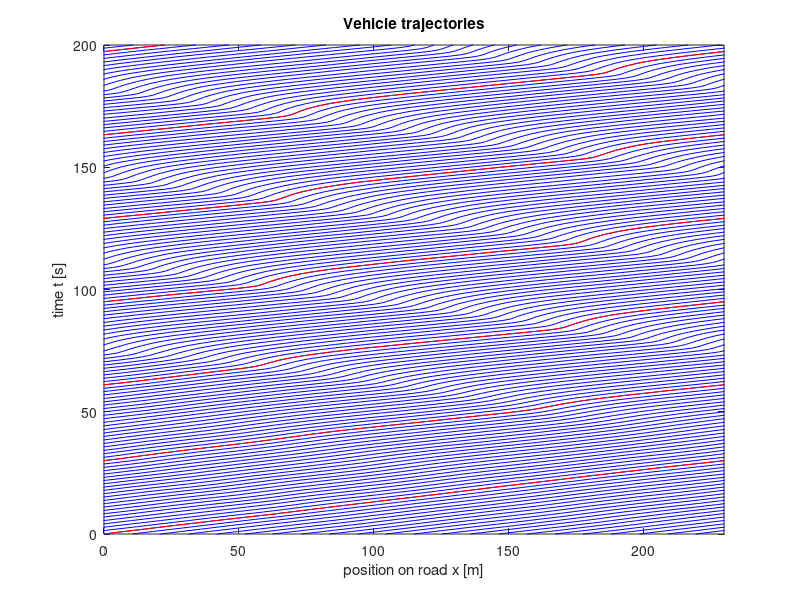

This chart was generated by the following MATLAB code:
function micro_model_human_driver_behavior_circular_road
%   Considers the Aw-Klar-Materne-Rascle model, which is a
%   combination of the follow-the-leader model and the
%   optimal-velocity model:
%      x_j'' = b*(x_{j+1}'-x_j')/(x_{j+1}-x_j)^2
%            + a*(V(x_{j+1}-x_j)-x_j')
%   The model is initialized with a uniform flow initial state.
%   Over the course of the evolution, random perturbations are added
%   to the vehicle velocities in periodic intervals. The trajectories
%   of all vehicles are plotted. The parameters of the model (and the
%   noise) are found so that the results reproduce the characteristic
%   behavior of a true traffic experiment (2008).
%   All units are standard SI units.
%
%   (C) 2015/06/24 by Benjamin Seibold and Hannah Pohlmann

%------------------------------------------------------------------------
% Parameters defining geometry (in space and time)
%------------------------------------------------------------------------
L = 230; % length of circular road [m]
l = 4.5; % length of each vehicle [m]
n = 22; % number of vehicles
tf = 200; % final time of trajectory computation [s]
dt_plot = .5; % size of plotting steps [s]
%------------------------------------------------------------------------
% Parameters defining the model
%------------------------------------------------------------------------
Vm = 35/3.6; % maximum velocity for optimal velocity function [m/s]
d0 = 2.23; % reference vehicle distance [m]
V = @(d) (tanh(d/d0-2)+tanh(2))/(1+tanh(2))*Vm; % optimal vel. fct. [m/s]
% Note: Vm, d0 chosen s.t. initial velocity at equilibirum point.
a = .5; % optimal velocity strength [1/s]
b = 20; % follow-the-leader strength [m^nu/s]
nu = 2; % power of distance in denominator of follow-the-leader term
dt_noise = 2; % time between two applications of noise [s]
sigma = .25; % total amount of noise per second [m/s^2]

%------------------------------------------------------------------------
% Derived parameters and functions
%------------------------------------------------------------------------
d = (L/n)-l; % initial distance between adjacent vehicles
p = 0:(d+l):(d+l)*(n-1); % initial positions of vehicles
v = p*0+V(d); % initial velocities of vehicles
dV = @(d) (V(d+1e-7)-V(d-1e-7))/2e-7; % slope of opt. vel. fct. at equil.
fprintf('Microscopic model (AKMR) on circular road of length %gm.\n',L)
fprintf('%d vehicles; space between vehicles: %0.3gm\n',n,d)
fprintf(['max. vel.: %0.3gm/s; equil. vel.: V(d) = %0.3gm/s; ',...
    'V''(d) = %0.3g/s\n'],Vm,V(d),dV(d))
dist = @(x) [x(3:2:end);x(1)+L]-x(1:2:end)-l; % distance between vehicles
R = @(~,x) reshape([x(2:2:end),...                     % ODE system
    b*(x([4:2:end,2])-x(2:2:end))./((dist(x)).^nu)+... % right hand
    a*(V(dist(x))-x(2:2:end))]',[],1);                 % side function

%------------------------------------------------------------------------
% Computation of model
%------------------------------------------------------------------------
ns = ceil(tf/dt_noise); % number of intervals (between them apply noise)
sigma_dt = sqrt(dt_noise)*sigma; % amount of noise per interval
x0 = reshape([p;v],[],1)'; % initial state vector
t = 0; % initialize time vector
Y = x0; % initialize solution matrix
for j = 1:ns % loop over intervals
    t_start = (j-1)*dt_noise; % start time of this interval
    t_end = min(j*dt_noise,tf); % end time of this interval
    dt_j = t_end-t_start; % length of this interval
    t_j = linspace(t_start,t_end,ceil(dt_j/dt_plot)+1);% int. time vector
    x0 = Y(end,:);% new initial condition is final state from sol. matrix
    x0(2:2:end) = x0(2:2:end)+randntrunc(1,n,3)*sigma_dt; % add noise
    x0(2:2:end) = max(x0(2:2:end),0); % cap new velocity from below by 0
    [~,Yj] = ode45(R,t_j,x0); % compute vehicle trajectories in interval
    if length(t_j)==2 % if time interval t_j has only 2 entries,
       Yj = Yj([1 end],:); % use only first and last solution values
    end
    t = [t,t_j(2:end)]; % append time vector
    Y = [Y; Yj(2:end,:)]; % append solution matrix with new interval data
end
P = mod([Y(:,1:2:end),Y(:,1:2:end)+L,Y(:,1:2:end)+2*L],3*L)-L;   % create
P(P<-.5*L|P>1.5*L) = nan;        % copies of trajectories above and below

%------------------------------------------------------------------------
% Output important values
%------------------------------------------------------------------------
veh_pos = Y(:,1:2:end); % positions of vehicles
veh_dist = [veh_pos(:,2:end),veh_pos(:,1)+L]-veh_pos-l;
min_dist = min(veh_dist,[],2); % minimum distance over time
fprintf('Minimum spacing between vehicles: %0.2fm\n',min(min_dist))
vel = Y(:,2:2:end); % velocities of vehicles
min_vel = min(vel,[],2); % minimum velocity over time
max_vel = max(vel,[],2);% maximum velocity over time
fprintf('Minimum|maximum vehicle velocities: ')
fprintf('%0.2fm/s | %0.2fm/s\n', min(min_vel),max(max_vel));

%------------------------------------------------------------------------
% Plot vehicle trajectories
%------------------------------------------------------------------------
clf
plot(P,t,'b-',P(:,1:n:end),t,'r-') % plot first vehicle in red
axis([0 L 0 tf])
ylabel('time t [s]'), xlabel('position on road x [m]')
title('Vehicle trajectories')

%========================================================================
% Functions
%========================================================================

function R = randntrunc(m,n,c)
%RANDNTRUNC Truncated normally distributed pseudorandom numbers.
%   R = RANDNTRUNC(M,N,C) returns an M-by-N matrix containing
%   pseudorandom values drawn from the standard normal
%   distribution, with samples larger (in magnitude) than C
%   discarded.
if nargin<3, c = inf; end
R = randn(m,n); % array of random samples
while 1 % loop until stopping criterion
    ind = abs(R)>c; % indices of unacceptable samples
    if ~nnz(ind), break, end % if everything acceptable, break
    R(ind) = randn(nnz(ind),1); % resample unacceptable entries
end
